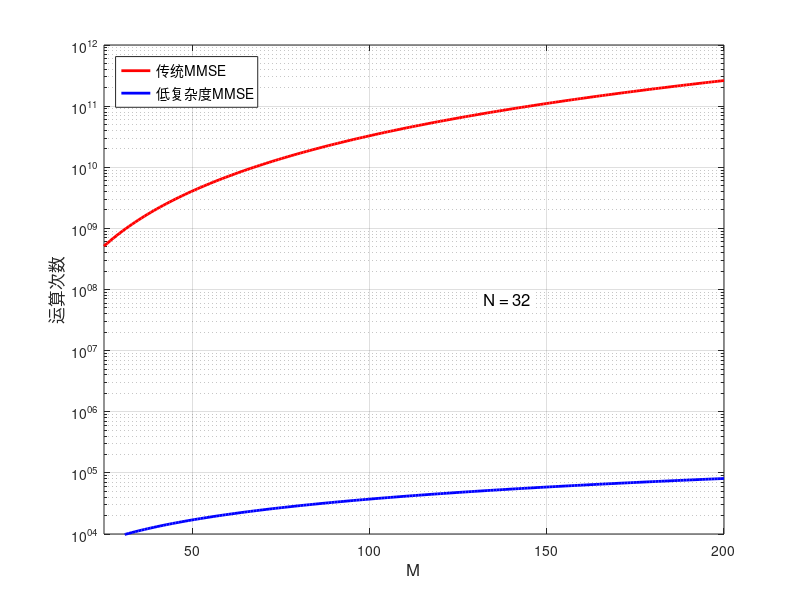

Reproduce this figure in MATLAB.
% % --- MATLAB Code to Reproduce Computational Complexity Plot ---
% 
% % --- 1. Initialization ---
% clear;          % Clear workspace variables
% clc;            % Clear command window
% close all;      % Close all figures
% 
% % --- 2. Define Parameters ---
% N = 32;                         % Given parameter from the plot
% M = 25:200;     % Define the range for M (200 points for a smooth curve)
% 
% % --- 3. Calculate Computational Complexity ---
% 
% % Conventional MMSE equalizer complexity is dominated by the inversion of an
% % MN x MN matrix, which is on the order of O((MN)^3).
% comp_conv = (M * N).^3;
% 
% % The proposed low-complexity MMSE equalizer uses FFTs to diagonalize the
% % channel matrix. The complexity is dominated by the 2D-FFT, which is on
% % the order of O(MN * log(MN)).
% % Note: We use log2 as is standard for FFT complexity analysis.
% comp_prop = (M * N) .* log2(M * N);
% 
% % --- 4. Plotting ---
% figure; % Create a new figure window
% 
% % Plot using a logarithmic scale for the y-axis (semilogy)
% % Plot the conventional MMSE curve in red
% semilogy(M, comp_conv, 'r-', 'LineWidth', 2);
% hold on; % Hold the plot to add the second curve
% 
% % Plot the proposed low-complexity MMSE curve in blue
% semilogy(M, comp_prop, 'b-', 'LineWidth', 2);
% 
% % --- 5. Formatting the Plot ---
% hold off; % Release the plot
% grid on;  % Turn on the grid
% 
% % Set the axis limits to match the source image
% axis([25 200 1e4 1e9]); 
% 
% % Add labels and title
% xlabel('M', 'FontSize', 12);
% % ylabel('No. operations', 'FontSize', 12);
% % title('Computational complexity of conventional and proposed MMSE equalizers', 'FontSize', 12);
% 
% ylabel('运算次数', 'FontSize', 12);
% title('计算复杂度对比', 'FontSize', 12);
% % Add the legend
% % legend('Conv. MMSE equal.', 'Prop. low comp. MMSE equal.', ...
% %        'Location', 'northwest', 'FontSize', 10);
% legend('传统MMSE', '低复杂度MMSE', ...
%        'Location', 'northwest', 'FontSize', 10);
% 
% % Add the text annotation inside the plot
% text(150, 10^7, 'N = 32', 'FontSize', 12, 'HorizontalAlignment', 'center');
% 
% % Improve the overall appearance
% set(gca, 'FontSize', 10); % Set the font size for the axes tick labels


clear;
clc;
close all;

N = 32;
M = linspace(25, 200, 200);

% 传统MMSE：按 O((MN)^3)
comp_conv = (M * N).^3;

% 低复杂度MMSE：按 O(MN log2(MN))
comp_prop = (M * N) .* log2(M * N);

figure;
semilogy(M, comp_conv, 'r-', 'LineWidth', 2);
hold on;
semilogy(M, comp_prop, 'b-', 'LineWidth', 2);
hold off;

grid on;
axis([25 200 1e4 1e12]);   % 纵轴范围要调大

xlabel('M', 'FontSize', 12);
ylabel('运算次数', 'FontSize', 12);
% title('计算复杂度对比', 'FontSize', 12);
legend('传统MMSE', '低复杂度MMSE', 'Location', 'northwest', 'FontSize', 10);

text(0.65, 0.48, 'N = 32', ...
    'Units', 'normalized', ...
    'FontSize', 12, ...
    'HorizontalAlignment', 'center', ...
    'BackgroundColor', 'w', ...
    'Margin', 2);
set(gca, 'FontSize', 10);
